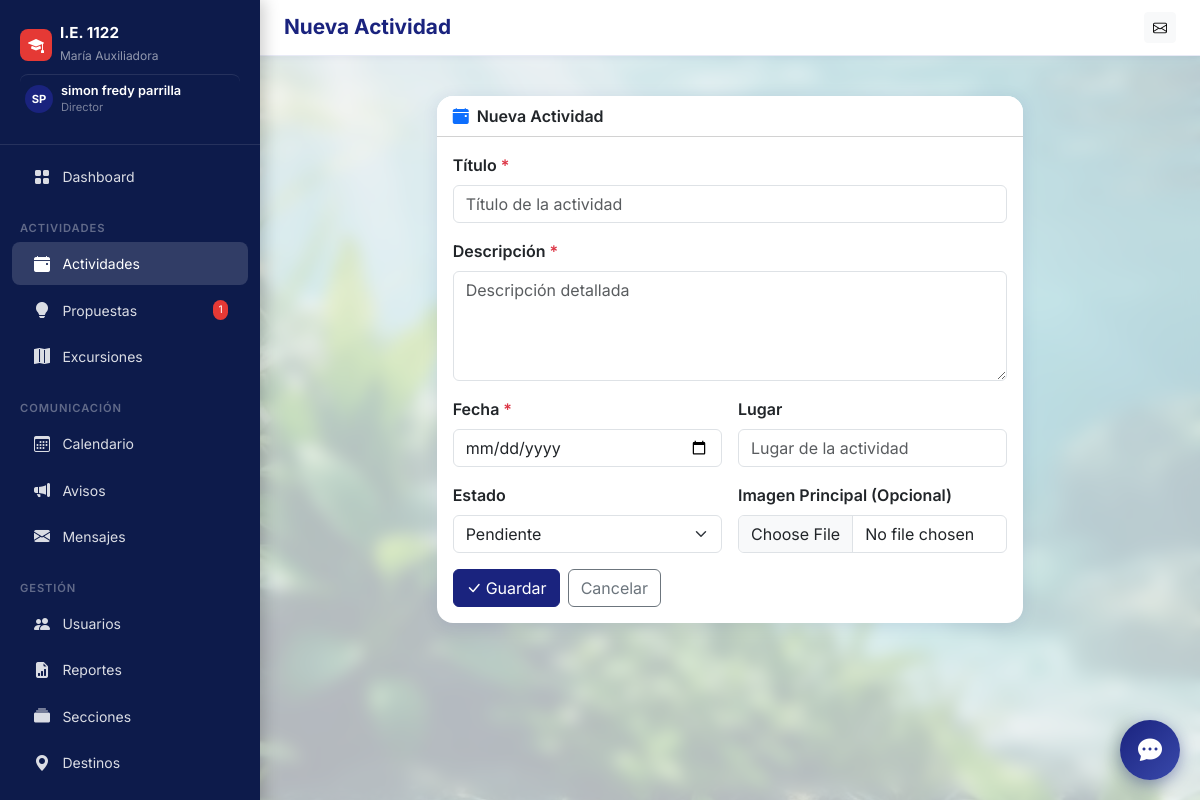
Page /actividades/nueva/ (signed in) on the committed database.
### core/models.py (models this page shows, shortened)
class User(AbstractUser):
    ROLE_CHOICES = [
        ('director', 'Director'),
        ('docente', 'Docente'),
    ]
    role = models.CharField(max_length=20, choices=ROLE_CHOICES, default='docente', verbose_name='Rol')
    email = models.EmailField(unique=True, verbose_name='Correo electrónico')
    telefono = models.CharField(max_length=15, blank=True, verbose_name='Teléfono')
    fecha_nacimiento = models.DateField(null=True, blank=True, verbose_name='Fecha de nacimiento')
    foto_perfil = models.ImageField(upload_to='perfiles/', blank=True, null=True, verbose_name='Foto de perfil')
    seccion_asignada = models.CharField(max_length=50, blank=True, verbose_name='Sección / Grado asignado', help_text='Ej: 3B, 5A, ED.FISICA')
    class Meta:
        verbose_name = 'Usuario'
        verbose_name_plural = 'Usuarios'
    @property
    def is_director(self):
        return self.role == 'director'

### core/views.py (the view, shortened to what this page needs)
# urls.py: path('actividades/nueva/', views.actividad_crear, name='actividad_crear'),
@director_required
def actividad_crear(request):
    form = ActividadForm(request.POST or None, request.FILES or None)
    return render(request, 'actividades/form.html', {'form': form, 'titulo': 'Nueva Actividad'})

### core/forms.py
class ActividadForm(forms.ModelForm):
    fecha = forms.DateField(
        widget=forms.DateInput(attrs={'type': 'date', 'class': 'form-control'}),
        label='Fecha'
    )
    class Meta:
        model = ActividadInstitucional
        fields = ['titulo', 'descripcion', 'fecha', 'lugar', 'estado', 'imagen']
        widgets = {
            'titulo': forms.TextInput(attrs={'class': 'form-control', 'placeholder': 'Título de la actividad'}),
            'descripcion': forms.Textarea(attrs={'class': 'form-control', 'rows': 4, 'placeholder': 'Descripción detallada'}),
            'lugar': forms.TextInput(attrs={'class': 'form-control', 'placeholder': 'Lugar de la actividad'}),
            'estado': forms.Select(attrs={'class': 'form-select'}),
            'imagen': forms.ClearableFileInput(attrs={'class': 'form-control', 'accept': 'image/*'}),
        }
        labels = {
            'titulo': 'Título',
            'descripcion': 'Descripción',
            'lugar': 'Lugar',
            'estado': 'Estado',
        }

### core/context_processors.py (called while the page is built)
def global_context(request):
    if request.user.is_authenticated:
        mensajes_no_leidos = Mensaje.objects.filter(
            para_usuario=request.user, leido=False
        ).count()
        pendientes_count = 0
        if request.user.is_director:
            pendientes_count = PropuestaActividad.objects.filter(estado='pendiente').count()
        return {
            'mensajes_no_leidos': mensajes_no_leidos,
            'pendientes_count': pendientes_count,
        }
    return {}

### core/views.py (called while the page is built)
def director_required(view_func):
    @functools.wraps(view_func)
    @login_required
    def wrapper(request, *args, **kwargs):
        if not request.user.is_director:
            messages.error(request, 'Acceso restringido: solo el director puede realizar esta acción.')
            return redirect('dashboard')
        return view_func(request, *args, **kwargs)
    return wrapper

### templates/actividades/form.html (shortened to what this page needs)
{% extends 'base.html' %}
{% block page_title %}{{ titulo|default:"Actividad" }}{% endblock %}
{% block content %}
<div class="row justify-content-center">
  <div class="col-lg-8">
    <div class="card">
      <div class="card-header bg-white">
        <i class="bi bi-calendar-event-fill text-primary me-2"></i>{{ titulo|default:"Actividad" }}
      </div>
      <div class="card-body">
        <form method="post" enctype="multipart/form-data">
          <div class="mb-3">
            <label class="form-label fw-semibold">Título <span class="text-danger">*</span></label>
            {{ form.titulo }}
          </div>
          <div class="mb-3">
            <label class="form-label fw-semibold">Descripción <span class="text-danger">*</span></label>
            {{ form.descripcion }}
          </div>
          <div class="row g-3 mb-3">
            <div class="col-md-6">
              <label class="form-label fw-semibold">Fecha <span class="text-danger">*</span></label>
              {{ form.fecha }}
            </div>
            <div class="col-md-6">
              <label class="form-label fw-semibold">Lugar</label>
              {{ form.lugar }}
            </div>
          </div>
          <div class="row g-3 mb-3">
            <div class="col-md-6">
              <label class="form-label fw-semibold">Estado</label>
              {{ form.estado }}
            </div>
            <div class="col-md-6">
              <label class="form-label fw-semibold">Imagen Principal (Opcional)</label>
              {{ form.imagen }}
            </div>
          </div>
          <div class="d-flex gap-2">
            <button type="submit" class="btn btn-primary">
              <i class="bi bi-check-lg me-1"></i>Guardar
            </button>
            <a href="{% url 'actividades_lista' %}" class="btn btn-outline-secondary">Cancelar</a>
          </div>
        </form>
      </div>
    </div>
  </div>
</div>
{% endblock %}

### templates/base.html (shortened to what this page needs)
<!DOCTYPE html>
<html lang="es">
<head>
  <link href="https://cdn.jsdelivr.net/npm/bootstrap@5.3.3/dist/css/bootstrap.min.css" rel="stylesheet">
  <link href="https://cdn.jsdelivr.net/npm/bootstrap-icons@1.11.3/font/bootstrap-icons.css" rel="stylesheet">
</head>
<body>
  <nav id="sidebar">
    <div class="sidebar-brand">
      <div class="d-flex align-items-center gap-2 mb-1">
        <div
          style="background:#e53935;width:32px;height:32px;border-radius:8px;display:flex;align-items:center;justify-content:center;">
          <i class="bi bi-mortarboard-fill text-white"></i>
        </div>
        <div>
          <h6>I.E. 1122</h6>
          <small>María Auxiliadora</small>
        </div>
      </div>
      {% if user.is_authenticated %}
      <a href="{% url 'perfil' %}" class="text-decoration-none d-flex align-items-center gap-2 mt-2 pt-2 profile-link"
        style="border-top:1px solid rgba(255,255,255,0.1)">
        {% if user.foto_perfil %}
        <img src="{{ user.foto_perfil.url }}" class="rounded-circle" width="28" height="28" style="object-fit:cover;">
        {% else %}
        <div class="avatar-placeholder" style="width:28px;height:28px;font-size:.7rem;">
          {{ user.first_name|first|upper }}{{ user.last_name|first|upper }}
        </div>
        {% endif %}
        <div>
          <div style="color:#fff;font-size:.8rem;font-weight:600;line-height:1.2;">
            {{ user.get_full_name|default:user.username }}
          </div>
          <div style="color:rgba(255,255,255,.45);font-size:.7rem;">
            {{ user.get_role_display }}
          </div>
        </div>
      </a>
      {% endif %}
    </div>
    <ul class="nav flex-column py-2">
      <li><a class="nav-link {% if request.resolver_match.url_name == 'dashboard' %}active{% endif %}"
          href="{% url 'dashboard' %}">
          <i class="bi bi-grid-fill"></i> Dashboard
        </a></li>
      <div class="nav-section">Actividades</div>
      <li><a class="nav-link {% if 'actividades' in request.path %}active{% endif %}"
          href="{% url 'actividades_lista' %}">
          <i class="bi bi-calendar-event-fill"></i> Actividades
        </a></li>
      <li><a class="nav-link {% if 'propuestas' in request.path %}active{% endif %}"
          href="{% url 'propuestas_lista' %}">
          <i class="bi bi-lightbulb-fill"></i> Propuestas
          {% if user.is_director %}
          {% with cnt=pendientes_count %}{% if cnt %}<span class="badge-count">{{ cnt }}</span>{% endif %}{% endwith %}
          {% endif %}
        </a></li>
      <li><a class="nav-link {% if 'excursiones' in request.path %}active{% endif %}"
          href="{% url 'excursiones_lista' %}">
          <i class="bi bi-map-fill"></i> Excursiones
        </a></li>
      <div class="nav-section">Comunicación</div>
      <li><a class="nav-link {% if 'calendario' in request.path %}active{% endif %}"
          href="{% url 'calendario_actividades' %}">
          <i class="bi bi-calendar3"></i> Calendario
        </a></li>
      <li><a class="nav-link {% if 'avisos' in request.path %}active{% endif %}" href="{% url 'avisos_lista' %}">
          <i class="bi bi-megaphone-fill"></i> Avisos
        </a></li>
      <li><a class="nav-link {% if 'mensajes' in request.path %}active{% endif %}" href="{% url 'mensajes_bandeja' %}">
          <i class="bi bi-envelope-fill"></i> Mensajes
        </a></li>
      {% if user.is_director %}
      <div class="nav-section">Gestión</div>
      <li><a class="nav-link {% if 'usuarios' in request.path %}active{% endif %}" href="{% url 'usuarios_lista' %}">
          <i class="bi bi-people-fill"></i> Usuarios
        </a></li>
      <li><a class="nav-link {% if 'reportes' in request.path %}active{% endif %}" href="{% url 'reportes_panel' %}">
          <i class="bi bi-file-earmark-bar-graph-fill"></i> Reportes
        </a></li>
      <li><a class="nav-link {% if 'secciones' in request.path %}active{% endif %}" href="{% url 'secciones_lista' %}">
          <i class="bi bi-collection-fill"></i> Secciones
        </a></li>
      <li><a class="nav-link {% if 'destinos' in request.path %}active{% endif %}" href="{% url 'destinos_lista' %}">
          <i class="bi bi-geo-alt-fill"></i> Destinos
        </a></li>
      <li><a class="nav-link" href="/admin/" target="_blank">
        </a></li>
      {% endif %}
    </ul>
  </nav>
  <div id="main-content">
    <div class="topbar d-flex align-items-center justify-content-between">
      <div class="d-flex align-items-center gap-3">
        <h1 class="page-title">{% block page_title %}{% endblock %}</h1>
      </div>
      <div class="d-flex align-items-center gap-2">
        <a href="{% url 'mensajes_bandeja' %}" class="btn btn-sm btn-light position-relative">
          <i class="bi bi-envelope"></i>
        </a>
      </div>
    </div>
    <div class="px-4 pt-3">
    </div>
    <main class="p-4">
      {% block content %}{% endblock %}
    </main>
  </div>
  <div id="chatbot-widget">
    <button id="chat-toggle" onclick="toggleChat()">
      <i class="bi bi-chat-dots-fill"></i>
    </button>
  </div>
</body>
</html>

### templates/base.html (style rules this page uses)
:root { --primary: #1a237e; --primary-light: #283593; --accent: #e53935; --sidebar-bg: #0d1b4b; --sidebar-text: rgba(255, 255, 255, 0.85); --sidebar-active: rgba(255, 255, 255, 0.15); --body-bg: #f0f2f8; --card-shadow: 0 2px 16px rgba(26, 35, 126, 0.10); }
body { font-family: 'Inter', sans-serif; background: url('/static/img/fondo_agua_plantas.png') no-repeat center center fixed; background-size: cover; min-height: 100vh; animation: dynamicBG 40s linear infinite alternate; }
#sidebar { backdrop-filter: blur(5px); box-shadow: 4px 0 15px rgba(0, 0, 0, 0.2); }
#sidebar { width: 260px; min-height: 100vh; background: var(--sidebar-bg); position: fixed; top: 0; left: 0; z-index: 1000; transition: all .3s ease; overflow-y: auto; }
#sidebar .sidebar-brand { padding: 1.5rem 1.25rem; border-bottom: 1px solid rgba(255, 255, 255, 0.1); }
#sidebar .sidebar-brand h6 { color: #fff; font-weight: 700; margin: 0; font-size: .95rem; }
#sidebar .sidebar-brand small { color: rgba(255, 255, 255, 0.55); font-size: .75rem; }
#sidebar .nav-link { color: var(--sidebar-text); padding: .6rem 1.25rem; border-radius: .5rem; margin: .1rem .75rem; display: flex; align-items: center; gap: .65rem; font-size: .875rem; transition: all .2s; }
#sidebar .nav-link:hover, #sidebar .nav-link.active { background: var(--sidebar-active); color: #fff; }
#sidebar .nav-link i { width: 20px; text-align: center; font-size: 1rem; }
#sidebar .nav-section { color: rgba(255, 255, 255, 0.35); font-size: .7rem; font-weight: 600; text-transform: uppercase; letter-spacing: .08em; padding: .75rem 1.25rem .25rem; margin-top: .5rem; }
#sidebar .badge-count { background: var(--accent); color: #fff; font-size: .65rem; padding: .2em .5em; border-radius: 10px; margin-left: auto; }
#main-content { margin-left: 260px; min-height: 100vh; transition: margin .3s; background: rgba(240, 242, 248, 0.75); backdrop-filter: blur(8px); position: relative; }
.topbar { background: #fff; border-bottom: 1px solid #e8eaf6; padding: .75rem 1.5rem; position: sticky; top: 0; z-index: 900; box-shadow: 0 1px 8px rgba(26, 35, 126, 0.07); }
.page-title { font-size: 1.3rem; font-weight: 700; color: var(--primary); margin: 0; }
.card { border: none; border-radius: 1rem; box-shadow: var(--card-shadow); }
.card-header { border-radius: 1rem 1rem 0 0 !important; font-weight: 600; }
.btn-primary { background: var(--primary); border-color: var(--primary); }
.avatar-placeholder { width: 36px; height: 36px; border-radius: 50%; background: var(--primary); color: #fff; display: inline-flex; align-items: center; justify-content: center; font-weight: 700; font-size: .85rem; }
.profile-link { transition: background 0.2s ease; border-radius: 8px; padding: 5px; }
#chatbot-widget { position: fixed; bottom: 20px; right: 20px; z-index: 9999; font-family: inherit; }
#chat-toggle { width: 60px; height: 60px; border-radius: 50%; background: linear-gradient(135deg, #1a237e 0%, #3949ab 100%); color: white; border: none; box-shadow: 0 4px 15px rgba(26, 35, 126, 0.4); cursor: pointer; display: flex; align-items: center; justify-content: center; transition: transform 0.3s cubic-bezier(0.175, 0.885, 0.32, 1.275); }
#chat-toggle .bi { font-size: 1.5rem; }

### rows in the picture
User: first_name|first "S", last_name|first "P", get_full_name "simon fredy parrilla", role "Director"

### other values in the picture
{{ cnt }} "1"
{{ titulo|default:"Actividad" }} "Nueva Actividad"
